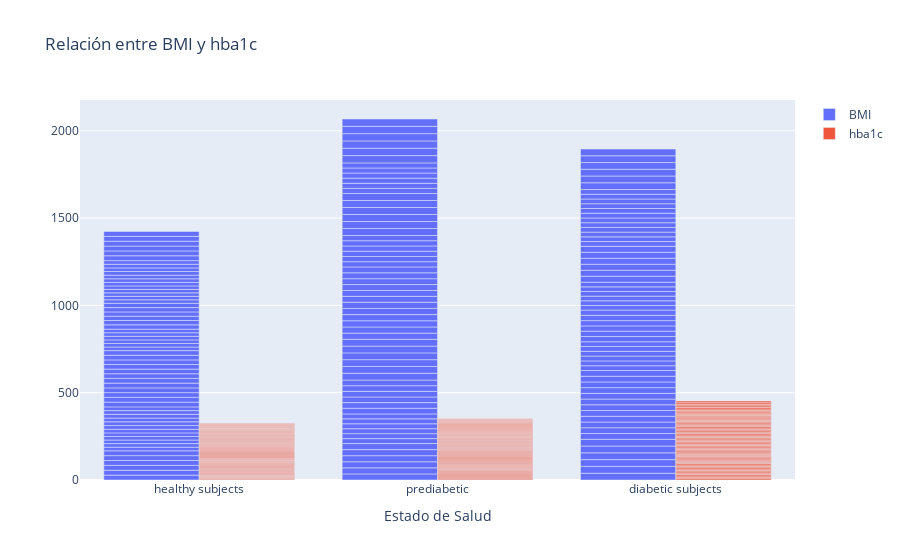

The notebook cell saved with this chart:
### Code cell
#Evaluar la relación del BMI y hba1c (Gráfico final para la presentación)
x = sample_metadata.HEALTH_STATUS

trace1 = {
    'x': x,
    'y': sample_metadata['BMI'],
    'name': 'BMI',
    'type': 'bar'

}

trace2 = {
    'x': x,
    'y': sample_metadata['hba1c'],
    'name': 'hba1c',
    'type': 'bar'

}

data = [trace1, trace2]

layout  = {
    'xaxis': {'title': 'Estado de Salud'},
    'barmode': 'group',  #agrupa tambien hay la opcion de apilar
    'title': 'Relación entre BMI y hba1c'

}

fig = go.Figure(data = data, layout = layout)
iplot(fig)

### Figure 1 — Plotly figure (JSON) as saved in the notebook; plotly's stock layout.template omitted (floating-point values rounded to 4 significant figures; data arrays with more than 128 entries replaced by an {"elided": "..."} marker saying what was removed)
{"data": [{"name": "BMI", "type": "bar", "x": {"elided": "180 str values"}, "y": {"elided": "180 float values"}}, {"name": "hba1c", "type": "bar", "x": {"elided": "180 str values"}, "y": {"elided": "180 float values"}}], "layout": {"barmode": "group", "title": {"text": "Relación entre BMI y hba1c"}, "xaxis": {"title": {"text": "Estado de Salud"}}}}
